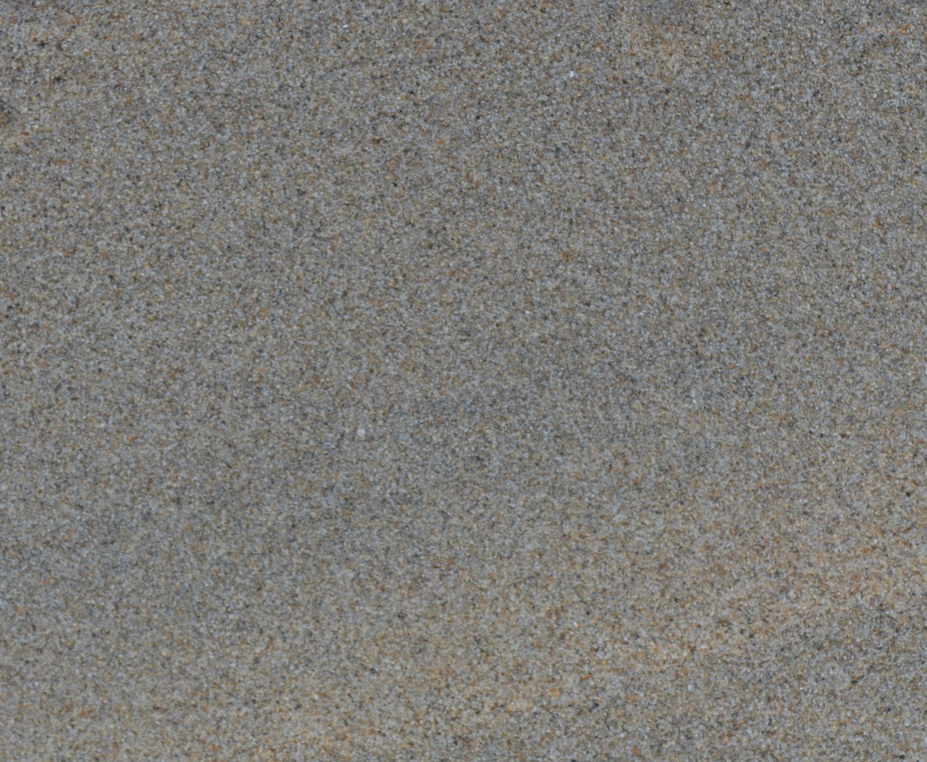
#> input picture image.jpg, 927 x 762 px, shrunk from 2921 x 2401 before the run, found by its file name
$ python deblur_test.py
#> lines starting #> are read from the running program, lines starting #| are printed output that depends on the picture
### deblur.py
# photoseive utilities
# Copyright 2016 Thomas E. Barchyn
# Contact: Thomas E. Barchyn [tbarchyn@gmail.com]

# This program is free software: you can redistribute it and/or modify
# it under the terms of the GNU General Public License as published by
# the Free Software Foundation, either version 3 of the License, or
# (at your option) any later version.

# This program is distributed in the hope that it will be useful,
# but WITHOUT ANY WARRANTY; without even the implied warranty of
# MERCHANTABILITY or FITNESS FOR A PARTICULAR PURPOSE.  See the
# GNU General Public License for more details.

# Please familiarize yourself with the license of this tool, available
# in the distribution with the filename: /docs/license.txt
# You should have received a copy of the GNU General Public License
# along with this program.  If not, see <http://www.gnu.org/licenses/>.

# deblur: this utility experiments with deblurring photoseived imagery
#         to accentuate the edges of the grains, and help correct for
#         the issues with camera lenses being inherently less awesome
#         than the number of pixels in the imagery.

import os
import sys
import yaml
import numpy as np
import cv2

class deblur:
    def __init__ (self, filename):
        '''
        constructor takes the file and reads it into disk
        filename = the filename of the file to deblur
        '''
        try:
            self.frame = cv2.imread (filename)
#> self.frame is the input picture: shape (762, 927, 3); mean B, G, R 119.3, 123.6, 125.5
        except:
            print ('ERROR reading file: ' + filename)

        return

    def tinted_highpass (self, radius, tint, output_file = None):
        '''
        method to perform a tinted highpass filter with a circular radius
        of a certain number of pixels. This is then tinted with the pre-existing
        rgb value and written to disk. The tint ranges from 0 to 1, where 0
        is where the reported value from the highpass filter, and 1 is just the
        input image.

        radius = the circular radius of the highpass mean filter
        tint = the amount to tint the highpass filter value with the input image,
               ranges from 0 (no tint) to 1 (full tint)
        output_file = the output filename (optional, writes to disk if supplied, else
               returns the numpy array).
        '''
#> called with radius = 20, tint = 0
        # figure out the kernel dimensions, ensure it is odd
        kernel_dim = int(radius * 2.0)
        if kernel_dim % 2 == 0:
            kernel_dim = kernel_dim + 1

        center_dim = int (kernel_dim / 2)

        # make the kernel, by setting the kernel to 0 outside the radius
        kernel = np.ones ((kernel_dim, kernel_dim))
        for i in range (0, kernel.shape[0]):
            for j in range (0, kernel.shape[1]):
                dist_to_center = np.sqrt ((i - center_dim)**2.0 + (j - center_dim)**2.0)
                if dist_to_center > radius:
                    kernel[i, j] = 0.0

        # normalize
        kernel = kernel / kernel.sum ()

        # perform highpass
        avg = cv2.filter2D (self.frame, -1, kernel)
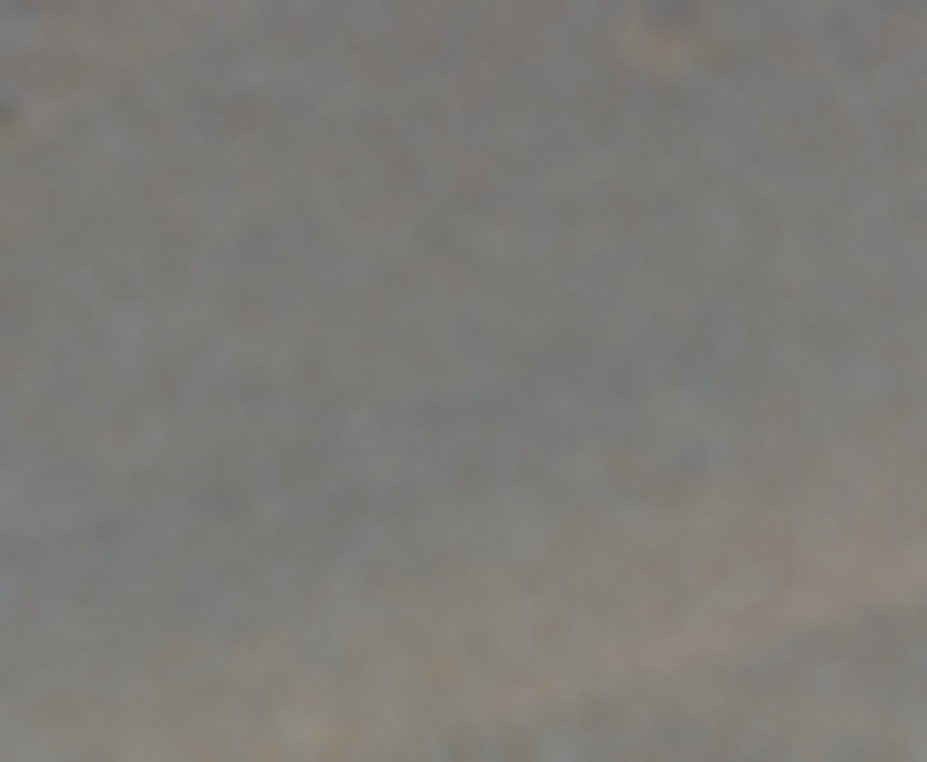
#> avg: shape (762, 927, 3); mean B, G, R 119.3, 123.6, 125.5
        highpass = self.frame - avg
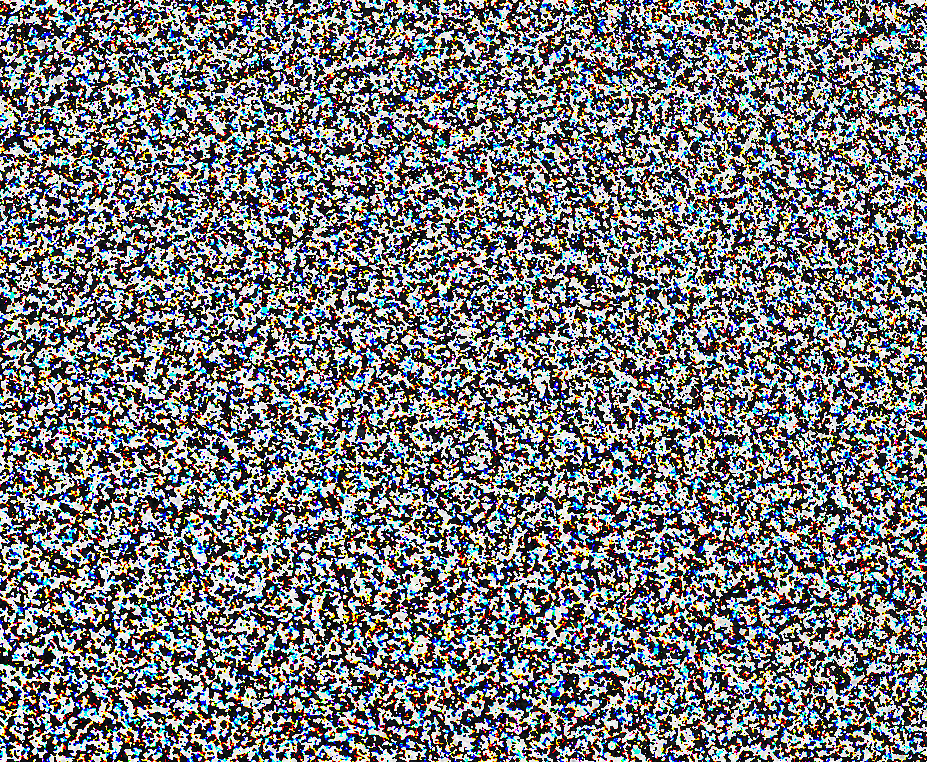
#> highpass: shape (762, 927, 3); mean B, G, R 123.5, 121.9, 120.8

        # tint
        oput = np.array ((tint * highpass) + ((1.0 - tint) * self.frame), np.uint8)

        # return the output or write to disk
        if output_file is None:
            return (oput)
        else:
            try:
                cv2.imwrite (oput, output_file)
            except:
                print ('ERROR: cannot write output file: ' + output_file)


### deblur_test.py
# photoseive utilities
# Copyright 2016 Thomas E. Barchyn
# Contact: Thomas E. Barchyn [tbarchyn@gmail.com]

# This program is free software: you can redistribute it and/or modify
# it under the terms of the GNU General Public License as published by
# the Free Software Foundation, either version 3 of the License, or
# (at your option) any later version.

# This program is distributed in the hope that it will be useful,
# but WITHOUT ANY WARRANTY; without even the implied warranty of
# MERCHANTABILITY or FITNESS FOR A PARTICULAR PURPOSE.  See the
# GNU General Public License for more details.

# Please familiarize yourself with the license of this tool, available
# in the distribution with the filename: /docs/license.txt
# You should have received a copy of the GNU General Public License
# along with this program.  If not, see <http://www.gnu.org/licenses/>.

# deblur test: quick testing script for the deblur utility

from deblur import *

# MAIN
if __name__ == '__main__':
    # read in test image
    test_image = 'C://Users//tom//Dropbox//python//photoseive//image.jpg'
    output_image = 'C://Users//tom//Dropbox//python//photoseive//tint_test.jpg'

    im = deblur (test_image)
    im.tinted_highpass (radius = 20, tint = 0, output_file = output_image)

$ run again, with test_images/clh100.jpg copied over image.jpg
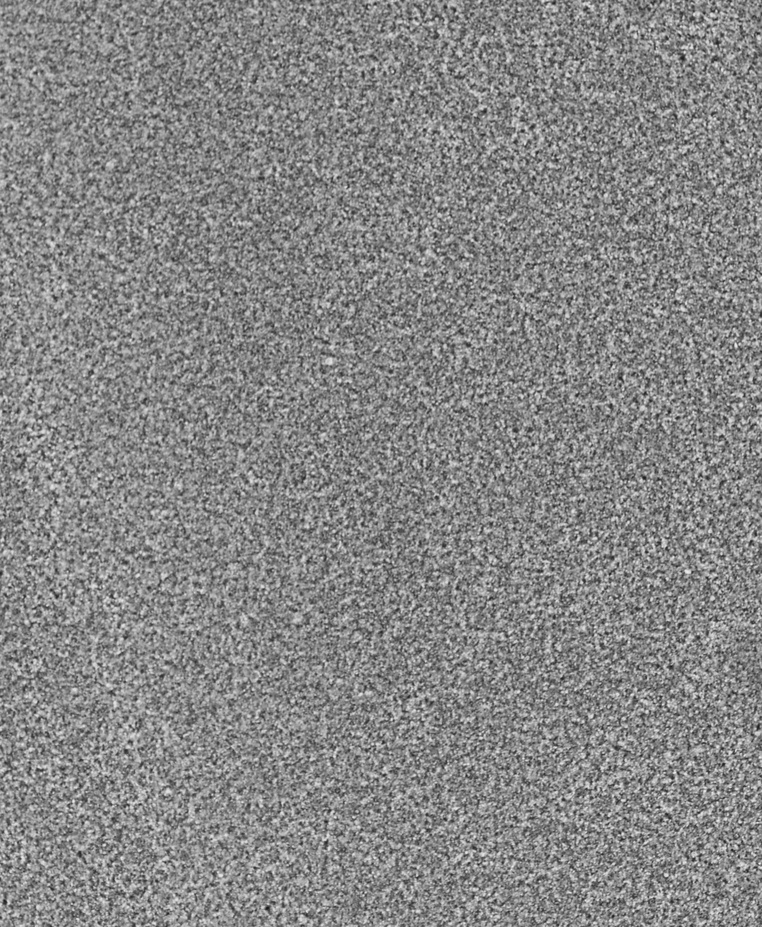
#> input picture test_images/clh100.jpg, 762 x 927 px, shrunk from 2401 x 2921 before the run, found by its file name
#> in __init__, self.frame is the input picture: shape (927, 762, 3); min 24, max 244, mean 135
#> in tinted_highpass, `avg = cv2.filter2D (self.frame, -1, kernel)`:
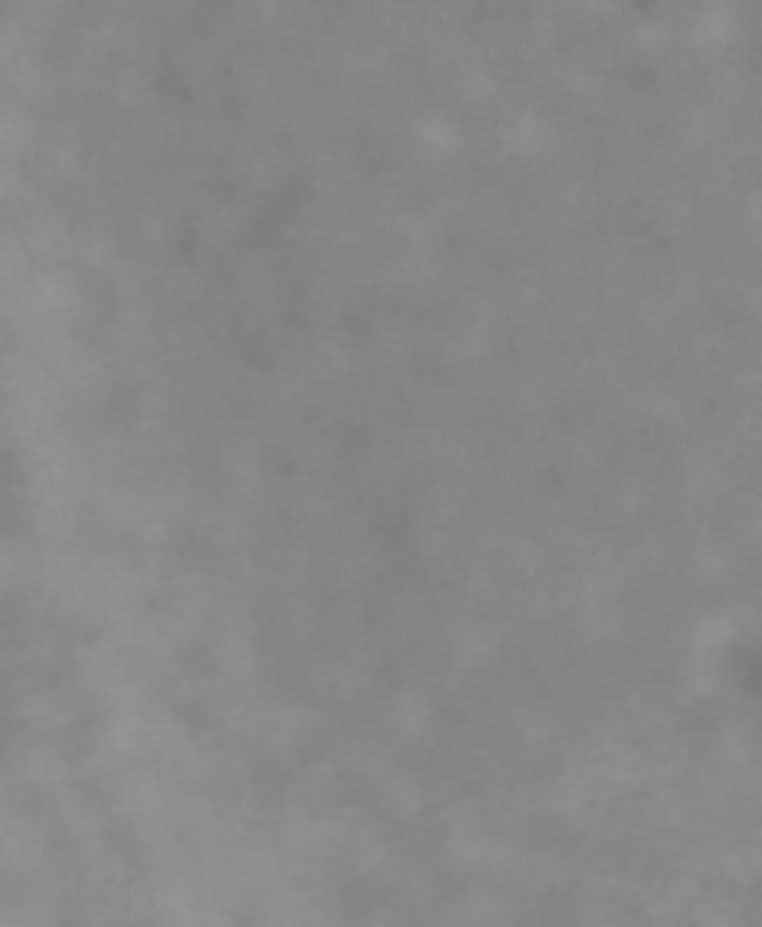
#> avg: shape (927, 762, 3); min 122, max 150, mean 135
#> in tinted_highpass, `highpass = self.frame - avg`:
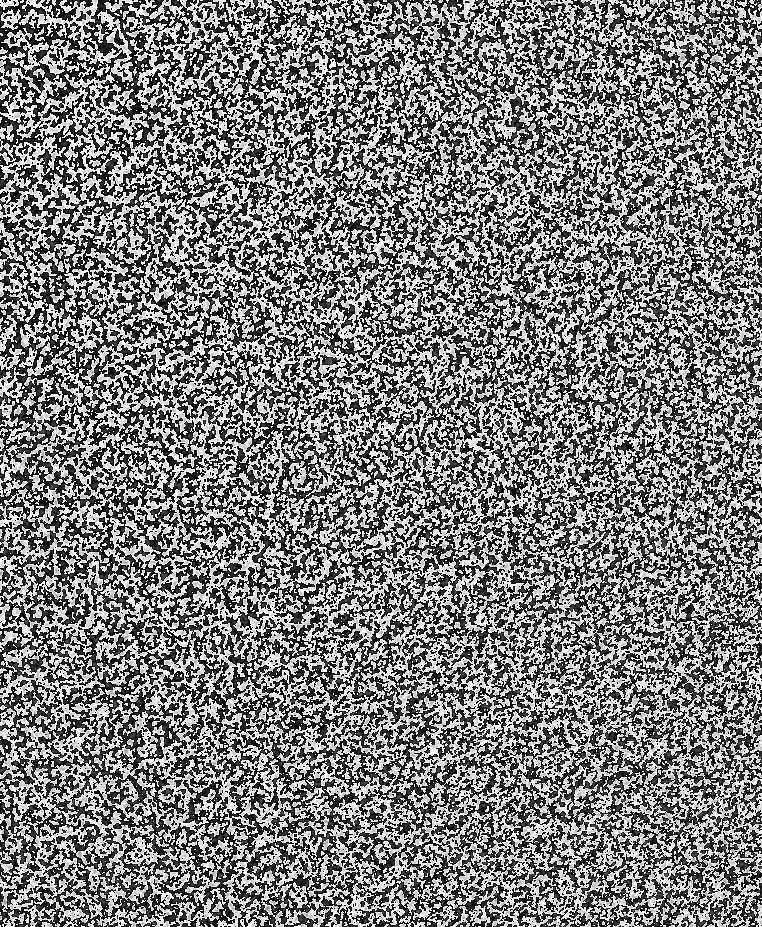
#> highpass: shape (927, 762, 3); min 0, max 255, mean 125.6

$ run again, with test_images/clh16.jpg copied over image.jpg
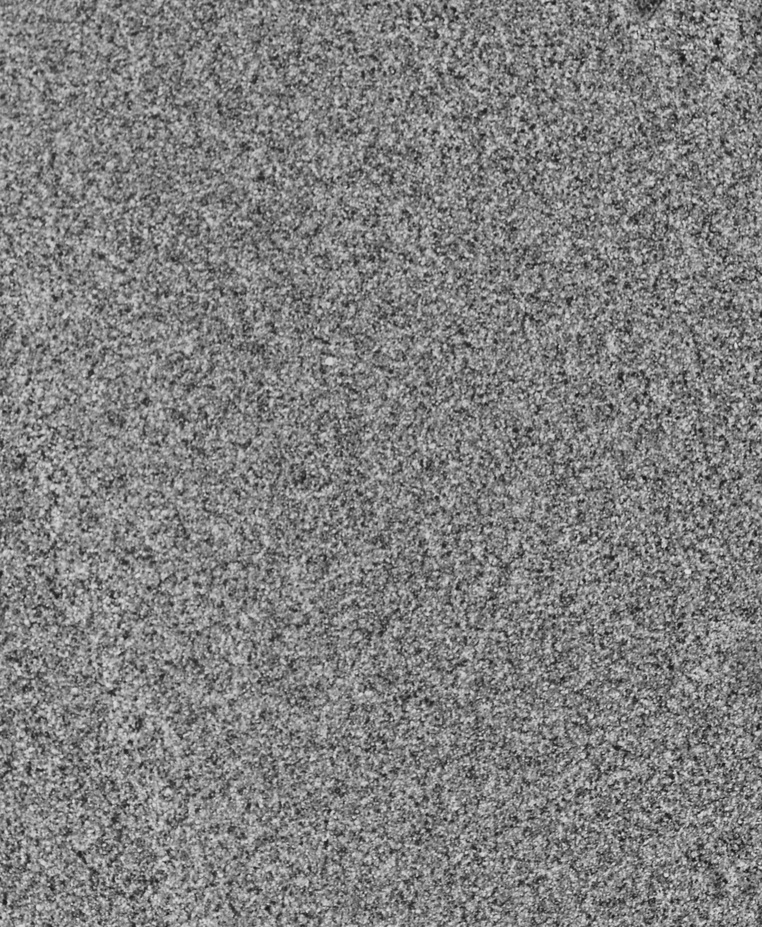
#> input picture test_images/clh16.jpg, 762 x 927 px, shrunk from 2401 x 2921 before the run, found by its file name
#> in __init__, self.frame is the input picture: shape (927, 762, 3); min 17, max 238, mean 128.3
#> in tinted_highpass, `avg = cv2.filter2D (self.frame, -1, kernel)`:
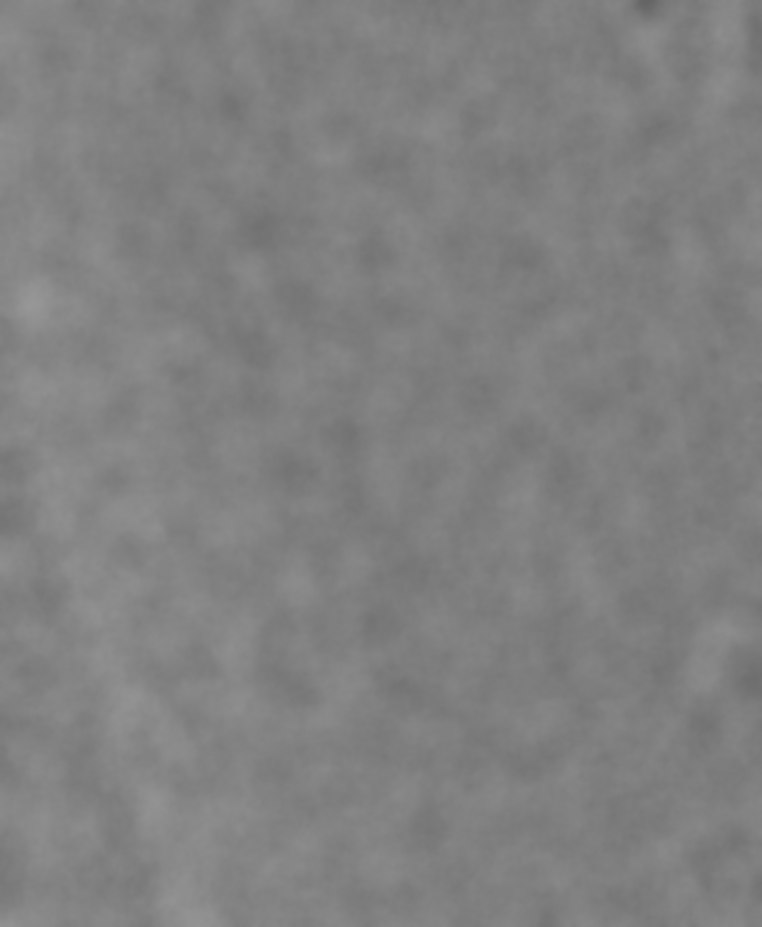
#> avg: shape (927, 762, 3); min 101, max 151, mean 128.3
#> in tinted_highpass, `highpass = self.frame - avg`:
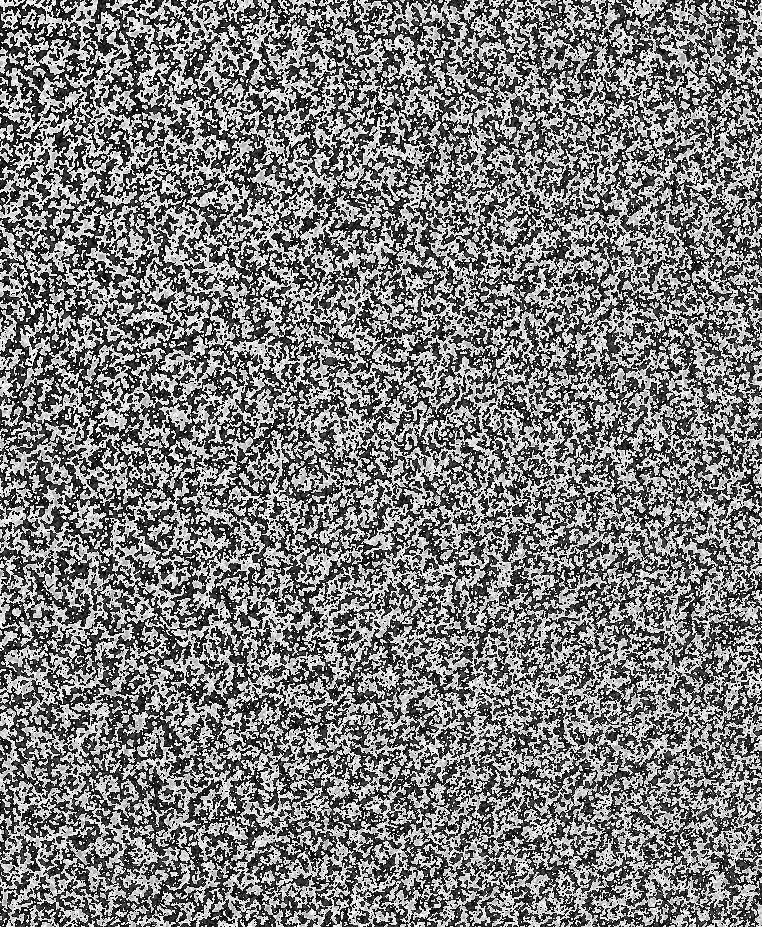
#> highpass: shape (927, 762, 3); min 0, max 255, mean 124.4
